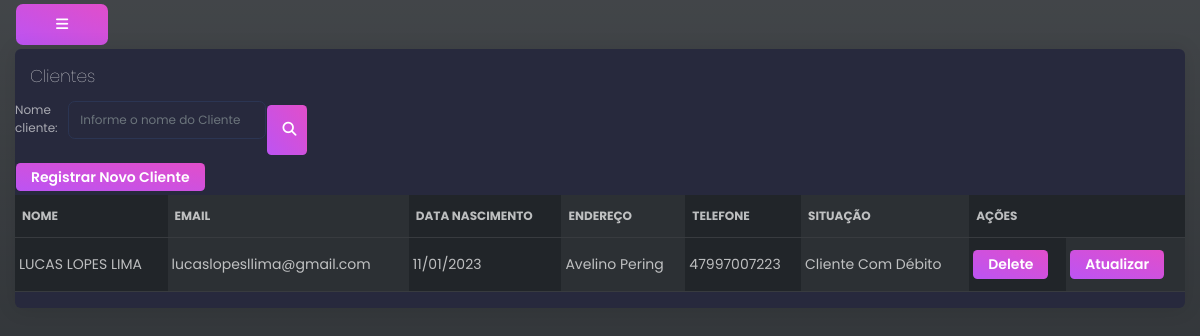
The page /cliente/listar_clientes/ (signed in) on the database as committed earlier.
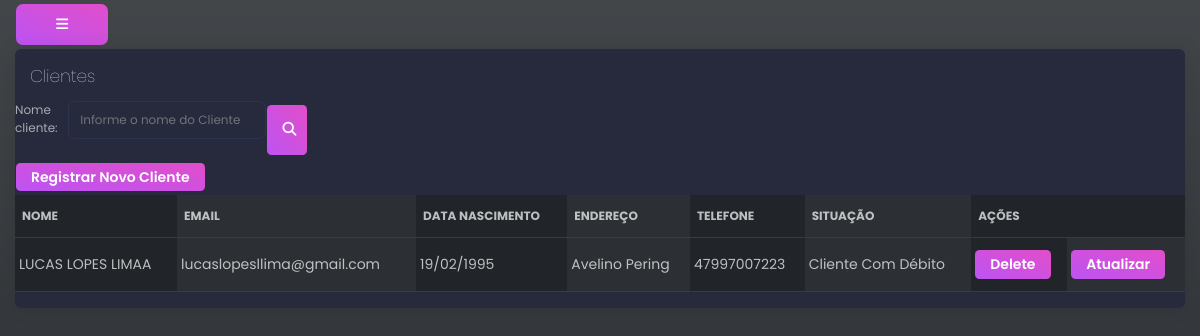
The same page on the database as committed later.
### clientes/models.py (models this page shows, shortened)
class Cliente(models.Model):
    nome = models.CharField(max_length=100)
    email = models.EmailField(unique=True)
    data_nascimento = models.DateField()
    endereco = models.CharField(max_length=200)
    telefone = models.CharField(max_length=30,default=9999-9999)
    pode_fazer_emprestimo = models.BooleanField(default=False)

### clientes/views.py (the view)
# urls.py: path('listar_clientes/', views.listar_clientes,name='listar_clientes'),
@login_required(login_url="login")
def listar_clientes(request,aviso_ao_usuario="",nome_cliente="listar_todos"):
    messages.error(request,aviso_ao_usuario)
    clientes=None
    try:
        if nome_cliente == "listar_todos":
            clientes = Cliente.objects.all()
        else:
            clientes = Cliente.objects.filter(nome__startswith=nome_cliente)
    except Exception as e:
        print(e)
    nome_cliente_para_filtrar = forms.BuscaClienteNomeForm()
    return render(request,"listar_clientes.html",{'clientes':clientes ,'messages':messages,'nome_cliente_para_filtrar':nome_cliente_para_filtrar})

### clientes/forms.py
class BuscaClienteNomeForm(forms.Form):
    nome_cliente = forms.CharField(widget=forms.TextInput(attrs={"placeholder": "Informe o nome do Cliente","class": "form-control"}))

### clientes/templates/listar_clientes.html (shortened to what this page needs)
{% extends 'base.html' %}
{% block content %}
{% load l10n %}
<div class="card">
  <div class="card-header">
    <h4 class="card-title">Clientes</h4>
  </div>
    <form method="POST" action="{% url 'clientes:pesquisar_cliente' %}" class="w-25 d-flex flex-row">
      {{ nome_cliente_para_filtrar }}
      <button type="submit" class="btn btn-fill btn-primary btn-sm">
        <i class="fa-sharp fa-solid fa-magnifying-glass"></i>
      </button>
    </form>
    <div class="vw-25">
      <a class="btn btn-primary btn-sm" href="{% url 'clientes:registrar_novo_cliente' %}">Registrar Novo Cliente</a>
    </div>
    <table class="table table-dark table-striped-columns table-hover">
      <thead>
        <tr class="px-1">
          <th scope="col">Nome</th>
          <th scope="col">Email</th>
          <th scope="col">Data Nascimento</th>
          <th scope="col">Endereço</th>
          <th scope="col">Telefone</th>
          <th scope="col">Situação</th>
          <th scope="col">Ações</th>
        </tr>
      </thead>
      <tbody>
        {% for cliente in clientes %}
        <tr>
          <td class="px-1">{{ cliente.nome }}</td>
          <td class="px-1">{{ cliente.email }}</td>
          <td class="px-1">{{ cliente.data_nascimento |date:"d/m/Y" }}</td>
          <td class="px-1">{{ cliente.endereco }}</td>
          <td class="px-1">{{ cliente.telefone }}</td>
          {% if cliente.pode_fazer_emprestimo %}
          <td class="px-1">Nada Consta</td>
          {% else %}
          <td class="px-1">Cliente Com Débito</td>
          {% endif %}
          {% if user.is_superuser %}
            <td class="px-1"><a class="btn btn-primary btn-sm" onclick="return confirm('Deseja realmente Deletar?')" href="{% url 'clientes:deletar_cliente' cliente.id %}">Delete</td>
            <td class="px-1"><a class="btn btn-primary btn-sm" href="{% url 'clientes:atualizar_cliente' cliente.id %}">Atualizar</td>
          {% endif %}
        </tr>
        {% endfor %}
      </tbody>
    </table>
  </div>
{% endblock content %} {% block javascripts %}{% endblock javascripts %}

Rows that differ between the two databases and show on the page:
changed Cliente "lucaslopesllima@gmail.com": nome "LUCAS LOPES LIMA" → "LUCAS LOPES LIMAA"; data_nascimento "11/01/2023" → "19/02/1995"
